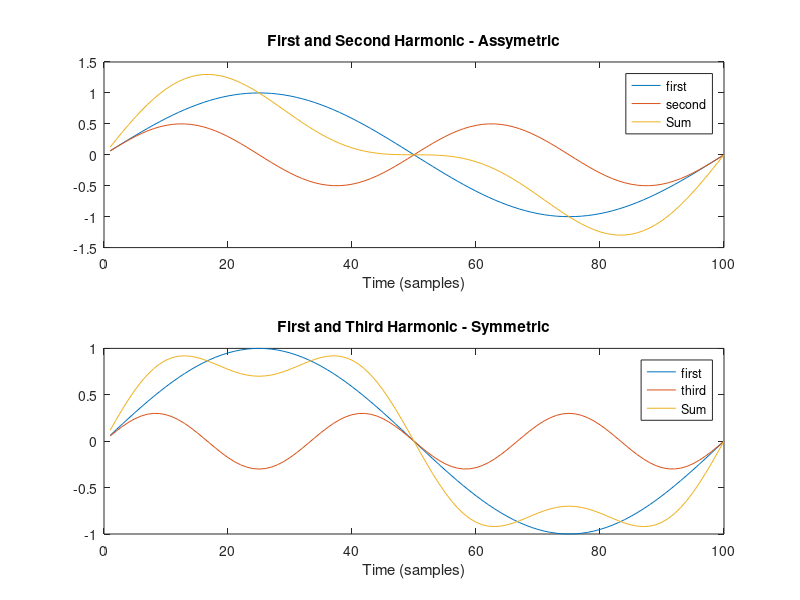

MATLAB code for this plot: (Note: this script raises an error after producing the figure.)
clear all
close all
clc

fund = sin(2*pi*.01*[1:100]);
second = .5*sin(4*pi*.01*[1:100]);
third = .3*sin(6*pi*.01*[1:100]);

figure()
subplot(2,1,1)
plot(fund)
hold on
plot(second)
hold on
plot(fund+second)
legend("first", "second", "Sum")
xlabel("Time (samples)")
title("First and Second Harmonic - Assymetric")

subplot(2,1,2)
plot(fund)
hold on
plot(third)
hold on
plot(fund+third)
legend("first", "third", "Sum")
xlabel("Time (samples)")
title("First and Third Harmonic - Symmetric")
% tight_layout()


% Parameters
M = 16; % Number of symbols in the constellation
BW = 1e3; % rate at which each symbol is sent


osf1 = 8; % samples per symbol
fs = BW * osf1;

alpha = 0.1;   %  Roll-off factor (set between 0 and 1)
rc_span = 36; % Duration of impulse response
h_rrc = rcosdesign(alpha, rc_span, osf1,"sqrt")/sqrt(osf1);
t = linspace(-rc_span/2,rc_span/2, rc_span * osf1+1);

h_rc =conv(h_rrc,h_rrc)/osf1;
[h, w] =freqz(h_rc, 1, "half",fs)

% Plot frequency response
figure;
plot(w, 20*log10(abs(h)));
title('Frequency Response');
xlabel('Frequency (Hz)');
ylabel('Magnitude (dB)');
grid on;


% create random data source
num_symb = 2^12;

data = floor(16*rand(num_symb,1));
bits = 12;
agc  = -10;   % agc level in dBFS DC
osf1 = 8; % oversampling factor of 8

% create dictionary for mapping data to symbols
const_map = qammod(data,M);
tx = upsample(const_map,osf1);
h_rc = conv(h_rrc,h_rrc)/osf1;
tx_shaped = filter(h_rc,1,tx);

tx_shaped = tx_shaped/std(tx_shaped) *10^(agc/20);
tx_shapedi = round(2^(bits-1)*real(tx_shaped))/2^(bits-1);
tx_shapedq = round(2^(bits-1)*imag(tx_shaped))/2^(bits-1);

tx_shapedquant1 = complex(tx_shapedi, tx_shapedq);

% compute dBFS for rms level:
dBFStx = db(std(tx_shapedquant1));
sprintf("RMS signal is %.2f dBFS DC", dBFStx)

% compute peak signal for this dataset
sprintf("Peak signal is %.1fdb dBFS DC",db(max(abs(tx_shapedquant1))))

% compute quantization noise
error = tx_shapedquant1-tx_shaped;
sprintf("Total Quantization Noise is %.1f dBfS DC", 20*log10(std(error)))

% consider an SDR signal sampled with sampling rate >> bw

% we can emulate this by resampling the tx_shaped waveform above to a higher rate and then selecting 
% a higher image of the interpolated images to have an upsampled and digital IF waveform:


I = 10;   % interpolation factor
fs_x10 = fs*I;

% zero insert
txhr = zeros(length(tx_shapedquant1) * I,1);
txhr(1:I:end) = tx_shapedquant1;   %also increased signal level relative to reference used
[txhr_fd, faxis] = win_fft(txhr.',fs*I);
faxis_centered = faxis-fs_x10/2;
%txhr = sig.resample(tx_shaped, len(tx_shaped) * 10)

figure()
N = length(txhr);
plot(faxis_centered,20*log10(abs(fftshift(txhr_fd))))

% create multiband filter targets:
bandcenters = [1:4]*2*fs/(fs*I);
width = .9/(fs/2*I)*10^3;
bandedges = [0, width];
for center=bandcenters
    bandedges=[bandedges center-width center+width];
end
% Append two more values to represent the last band
bandedges = [bandedges, 5*2*fs /(fs*I) - width, 5*2*fs /(fs*I)];

% create complex filter to select single image by heterodying low pass coeff of multiband filter:
ntaps =91;

% Generate the filter using firls
band_select = firls(ntaps-1, bandedges, [1, 1, 0, 0, 0, 0, 0, 0, 0, 0, 0, 0]);

coeff = band_select .* exp(2j*pi/I * [1:ntaps]);
h = freqz(coeff,1,2^16, 'whole');
digif = real(filter(coeff,1,txhr));

sigma = 1e-5;
noise = sigma * (randn(length(digif),1)+1i*randn(length(digif),1));

digifsig = digif + noise;

figure()
[fout, faxis] = win_fft(digifsig.',fs_x10);


figure
plot(linspace(-fs/2*I+1,fs/2*I,2^16), db(abs(fftshift(h))));   % superimposing filter response
hold on
plot(faxis_centered, db(abs(fftshift(txhr_fd))))
hold on
plot(faxis-fs*I/2,20*log10(abs(fftshift(fout))))
legend("Baseband signal","Multi-band filter","IF+noise signal")
title("Selection of 16-QAM Digital IF Spectrum");

%% Example 4: Non-linear transfer function of the magnitude %%

% demonstrate
vin = linspace(-5,5,1000);
vout = compress(vin, 2);
vout2 = compress(vin, 3, false);
figure()
plot(vin,vout)
hold on
plot(vin,vout2)
title("Vin vs Vout Showing Non-linear Compression")
xlabel("Vin")
ylabel("Vout")
grid on

third_sat = 0.25;
second_sat = 0.1;

% Adds 3rd order harmonics
sigout = compress(digifsig, third_sat);

% Adds 2nd order harmonics
sigout = compress(sigout, second_sat, false, true);

figure;
[Pxx, f] = win_fft(sigout.', fs_x10);
plot(f-fs_x10/2, 20*log10(abs(fftshift(Pxx))), 'LineWidth', 2);
title('16-QAM Digital IF Spectrum w/ Nonlinear Distortion');
xlabel('Frequency (Hz)');
ylabel('Power/Frequency (dB/Hz)');

figure()
vin = linspace(-.2,.2,100);
vout = distort(vin,third_sat,second_sat);
figure()
plot(vin,vout)
title("Actual Non-Linear Distortion Used")
xlabel("Vin")
ylabel("Vout")
grid on

t = (0:length(sigout)-1) * 1/(fs_x10);

tone = std(digifsig)* sqrt(2) * cos(2*pi*4e3*t) + noise.';

% % Adds 3rd order harmonics
% tonedistort = compress(tone.', third_sat);
% 
% % Adds 2nd order harmonics
% tonedistort = compress(tonedistort.', second_sat, false, true);
tonedistort = distort(tone.',third_sat,second_sat);

figure;
[Pxx, f ] = win_fft(tonedistort.', fs_x10);
plot(f-fs_x10/2, 20*log10(abs(fftshift(Pxx))), 'LineWidth', 2);
title('Single Tone at Same Power with the Same Nonlinear Distortion');
xlabel('Frequency (Hz)');
ylabel('Power/Frequency (dB/Hz)');

%%%%%%%%%%%%%
t = (0:length(sigout)-1) * 1/(fs_x10);

tone1 = std(digifsig) * cos(2*pi*3.8e3*t) + noise.';
tone2 = std(digifsig) * cos(2*pi*4.2e3*t) + noise.';
tonedistort2 = distort((tone1 + tone2).',third_sat,second_sat);

figure;
[Pxx, f ] = win_fft(tonedistort2.', fs_x10);
plot(f-fs_x10/2, 20*log10(abs(fftshift(Pxx))), 'LineWidth', 2);
title('Two Tones at Same Power with the Same Nonlinear Distortion');
xlabel('Frequency (Hz)');
ylabel('Power/Frequency (dB/Hz)');

% Define the distortion function
function distorted = distort(waveform,third_sat,second_sat)
    % Same operation as above adding even and odd order distortion
    distorted = compress(compress(waveform, third_sat), second_sat, false, true);
end
function db_values = db(x)
    % Replace zeros with the smallest positive normal value
    x_safe = x;
    x_safe(x == 0) = realmin('double');
    
    % Calculate dB values
    db_values = 20 * log10(abs(x_safe));
end

function compressed = compress(vin, limit, pos, neg)
% will just add a hyperbolic tangent compression while keeping same gain for small
% signals and hardlimit at limit, compression to both positive and negative
% values when pos=True and neg=True (default)
% Default values
if nargin < 4
    neg = true;
end
if nargin < 3
    pos = true;
end
if nargin < 2
    limit = 1;
end
if ~(pos || neg)
    % doesn't do anything
    compressed = vin;
elseif ~pos
    compressed = vin .* (vin < 0) + limit * tanh(vin/limit) .* (vin >= 0);
elseif ~neg
    compressed = vin .* (vin >= 0) + limit * tanh(vin/limit) .* (vin < 0);
else
    compressed = limit * tanh(vin/limit);
end
end